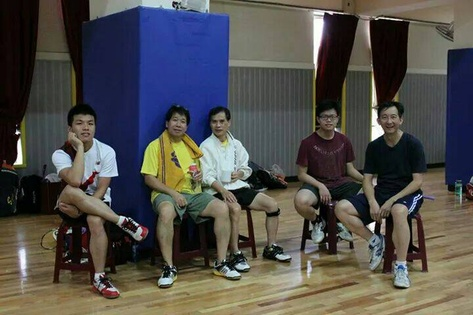
#> input picture src/images_face/teammates.jpg, 473 x 315 px, shrunk from 720 x 480 before the run, found by its file name
$ jupyter execute '09_07_Face Detection_opencv.ipynb'
#> lines starting #> are read from the running program, lines starting #| are printed output that depends on the picture; after the words box and inside, x2 and y2 are one past the last pixel; in counts of white or black regions, pixels touching at a corner belong together
# 脸部侦测(Face Detection)

## 载入相关套件

[cell 1]
# 载入相关套件
import cv2
from cv2 import CascadeClassifier
from cv2 import rectangle
import matplotlib.pyplot as plt
from cv2 import imread

## 载入级联分类器(face cascade file)

[cell 2]
# 载入脸部级联分类器(face cascade file)
face_cascade = './cascade_files/haarcascade_frontalface_alt.xml'
classifier = cv2.CascadeClassifier(face_cascade)

## 载入图档

[cell 3]
# 载入图档
image_file = "./images_face/teammates.jpg"
image = imread(image_file)
#> image is the input picture: shape (315, 473, 3); mean B, G, R 75, 78.2, 80.2

# OpenCV 预设为 BGR 色系，转为 RGB 色系
im_rgb = cv2.cvtColor(image, cv2.COLOR_BGR2RGB)

# 显示图像
plt.imshow(im_rgb)
plt.axis('off')
plt.show()

## 侦测脸部并显示图像

[cell 4]
# 侦测脸部
bboxes = classifier.detectMultiScale(image)
#> bboxes = [[377, 107, 25, 25], [317, 108, 24, 24], [167, 112, 23, 23], [207, 112, 25, 25], [72, 112, 28, 28], [28, 46, 56, 56]]
# 脸部加框
for box in bboxes:
    # 取得框的座标及宽高
    x, y, width, height = box
    x2, y2 = x + width, y + height
    # 加白色框
    rectangle(im_rgb, (x, y), (x2, y2), (255,255,255), 2)
#> this loop made 6 passes
#> (x, y, width, height, x2, y2) on passes 1 to 6: (377, 107, 25, 25, 402, 132), (317, 108, 24, 24, 341, 132), (167, 112, 23, 23, 190, 135), (207, 112, 25, 25, 232, 137), (72, 112, 28, 28, 100, 140), (28, 46, 56, 56, 84, 102)
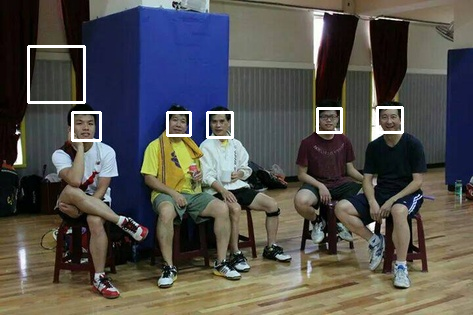
#> im_rgb: shape (315, 473, 3); mean R, G, B 83.1, 81, 77.9

# 显示图像
plt.imshow(im_rgb)
plt.axis('off')
plt.show()

## 载入另一图档

[cell 5]
# 载入图档
image_file = "./images_face/classmates.jpg"
image = imread(image_file)
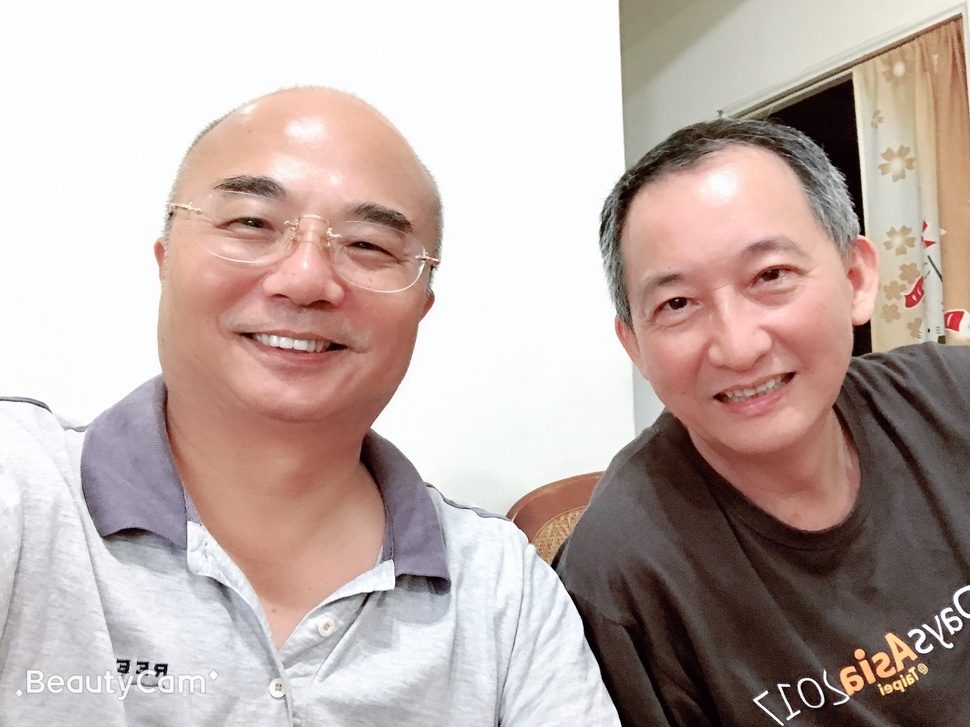
#> input picture src/images_face/classmates.jpg, 970 x 727 px, shrunk from 1478 x 1108 before the run, found by its file name
#> image is the input picture: shape (727, 970, 3); mean B, G, R 169, 174.1, 190.6

# OpenCV 预设为 BGR 色系，转为 RGB 色系
im_rgb = cv2.cvtColor(image, cv2.COLOR_BGR2RGB)
#> im_rgb: shape (727, 970, 3)

# 显示图像
plt.imshow(im_rgb)
plt.axis('off')
plt.show()

## 侦测脸部并显示图像

[cell 6]
# 侦测脸部
bboxes = classifier.detectMultiScale(image)
#> bboxes = [[582, 179, 282, 282], [167, 124, 284, 284]]
# 脸部加框
for box in bboxes:
    # 取得框的座标及宽高
    x, y, width, height = box
    x2, y2 = x + width, y + height
    # 加红色框
    rectangle(im_rgb, (x, y), (x2, y2), (255,0,0), 5)
#> this loop made 2 passes
#> (x, y, width, height, x2, y2) on passes 1 to 2: (582, 179, 282, 282, 864, 461), (167, 124, 284, 284, 451, 408)
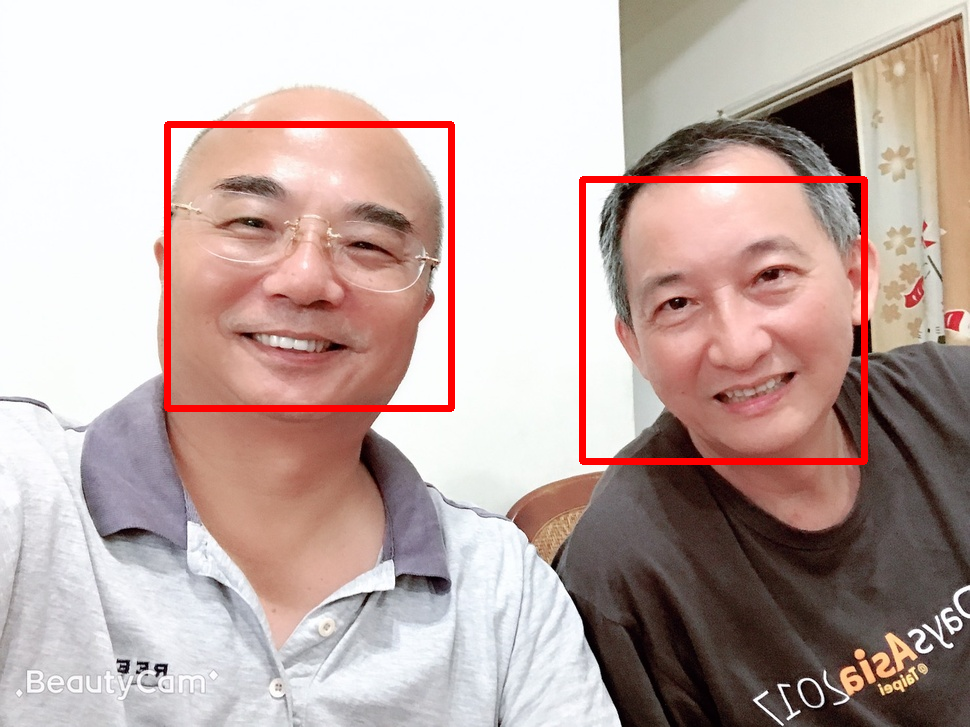
#> im_rgb: shape (727, 970, 3); mean R, G, B 191.9, 170.1, 165.2

# 显示图像
plt.imshow(im_rgb)
plt.axis('off')
plt.show()

## 载入眼睛及微笑级联分类器

[cell 7]
# 载入眼睛级联分类器(eye cascade file)
eye_cascade = './cascade_files/haarcascade_eye_tree_eyeglasses.xml'
eye_classifier = cv2.CascadeClassifier(eye_cascade)

# 载入微笑级联分类器(smile cascade file)
smile_cascade = './cascade_files/haarcascade_smile.xml'
smile_classifier = cv2.CascadeClassifier(smile_cascade)

## 侦测脸部并显示图像

[cell 8]
image_file = "./images_face/classmates.jpg"
image = imread(image_file)
# OpenCV 预设为 BGR 色系，转为 RGB 色系
im_rgb = cv2.cvtColor(image, cv2.COLOR_BGR2RGB)

# 显示图像
plt.imshow(im_rgb)
plt.axis('off')
plt.show()

[cell 9]
im_rgb_clone = im_rgb.copy()
# 侦测脸部
bboxes = classifier.detectMultiScale(image)
# 脸部加框
for box in bboxes:
    # 取得框的座标及宽高
    x, y, width, height = box
    x2, y2 = x + width, y + height
    # 加白色框
    rectangle(im_rgb_clone, (x, y), (x2, y2), (255,0,0), 5)

# 侦测微笑
# scaleFactor=2.5：扫描时每次缩减扫描视窗的尺寸比例。
# minNeighbors=20：每一个被选中的视窗至少要有邻近且合格的视窗数
bboxes = smile_classifier.detectMultiScale(image, 2.5, 20)
#> bboxes = [[243, 320, 90, 45]]
#微笑加框
for box in bboxes:
    # 取得框的座标及宽高
    x, y, width, height = box
    x2, y2 = x + width, y + height
    # 加白色框
    rectangle(im_rgb_clone, (x, y), (x2, y2), (255,0,0), 5)
#> this loop made 1 pass
#> (x, y, width, height, x2, y2) on pass 1: (243, 320, 90, 45, 333, 365)
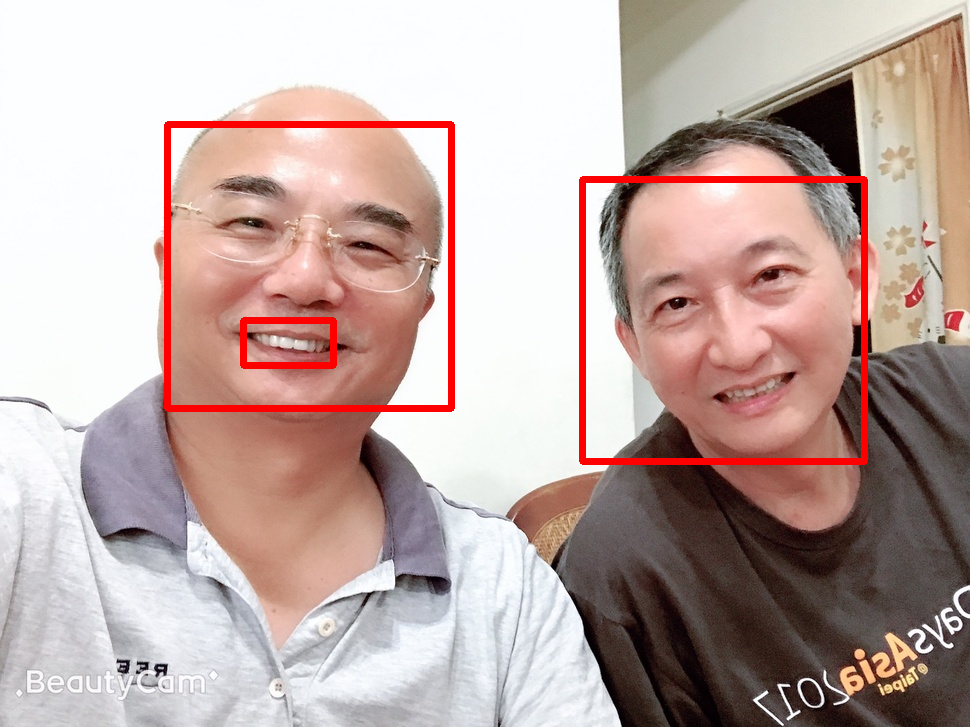
#> im_rgb_clone: shape (727, 970, 3); 0.27% of pixels changed, all inside (x1, y1, x2, y2) = (240, 317, 337, 369)
#     break

# 显示图像
plt.imshow(im_rgb_clone)
plt.axis('off')
plt.show()

[cell 10]
image_file = "./images_face/classmates.jpg"
image = imread(image_file)
# OpenCV 预设为 BGR 色系，转为 RGB 色系
im_rgb = cv2.cvtColor(image, cv2.COLOR_BGR2RGB)

# 显示图像
plt.imshow(im_rgb)
plt.axis('off')
plt.show()

[cell 11]
im_rgb_clone = im_rgb.copy()
# 侦测脸部
bboxes = classifier.detectMultiScale(image)
#> bboxes = [[582, 179, 282, 282], [167, 124, 284, 284]]
# 脸部加框
for box in bboxes:
    # 取得框的座标及宽高
    x, y, width, height = box
    x2, y2 = x + width, y + height
    # 加白色框
    rectangle(im_rgb_clone, (x, y), (x2, y2), (255,0,0), 5)

    # 侦测眼睛
    face_box = image[y:y2, x:x2]
    bboxes_eye = eye_classifier.detectMultiScale(face_box, 1.1, 5)
    # 加框
    for box_eye in bboxes_eye:
        # 取得框的座标及宽高
        x, y, width, height = box_eye
        x2, y2 = x + width, y + height
        # 加白色框
        rectangle(im_rgb_clone, (x+box[0], y+box[1]), (x2+box[0], y2+box[1]), (255,0,0), 5)

    # 侦测微笑
    # scaleFactor=2.5：扫描时每次缩减扫描视窗的尺寸比例。
    # minNeighbors=20：每一个被选中的视窗至少要有邻近且合格的视窗数
    bboxes_smile = smile_classifier.detectMultiScale(face_box, 2.5, 20, 0)
    # 加框
    for box_smile in bboxes_smile:
        # 取得框的座标及宽高
        x, y, width, height = box_smile
        x2, y2 = x + width, y + height
        # 加白色框
        rectangle(im_rgb_clone, (x+box[0], y+box[1]), (x2+box[0], y2+box[1]), (255,0,0), 5)
#> this loop made 2 passes
#> bboxes_eye on pass 1: [[67, 99, 53, 53], [162, 67, 61, 61]]
#> (bboxes_eye, bboxes_smile) on pass 2: ([[55, 68, 65, 65]], [[73, 196, 90, 45]])
#> pass 1, `face_box = image[y:y2, x:x2]`:
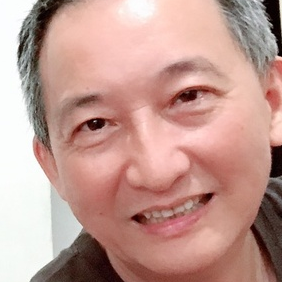
#> face_box: shape (282, 282, 3); mean B, G, R 145.7, 154.6, 193.9
#> pass 2, `face_box = image[y:y2, x:x2]`:
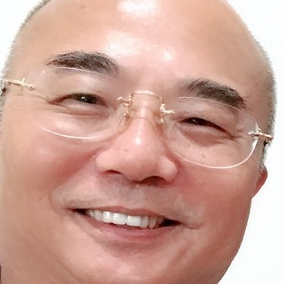
#> face_box: shape (284, 284, 3); mean B, G, R 150.2, 162.9, 205.1
#> after the loop:
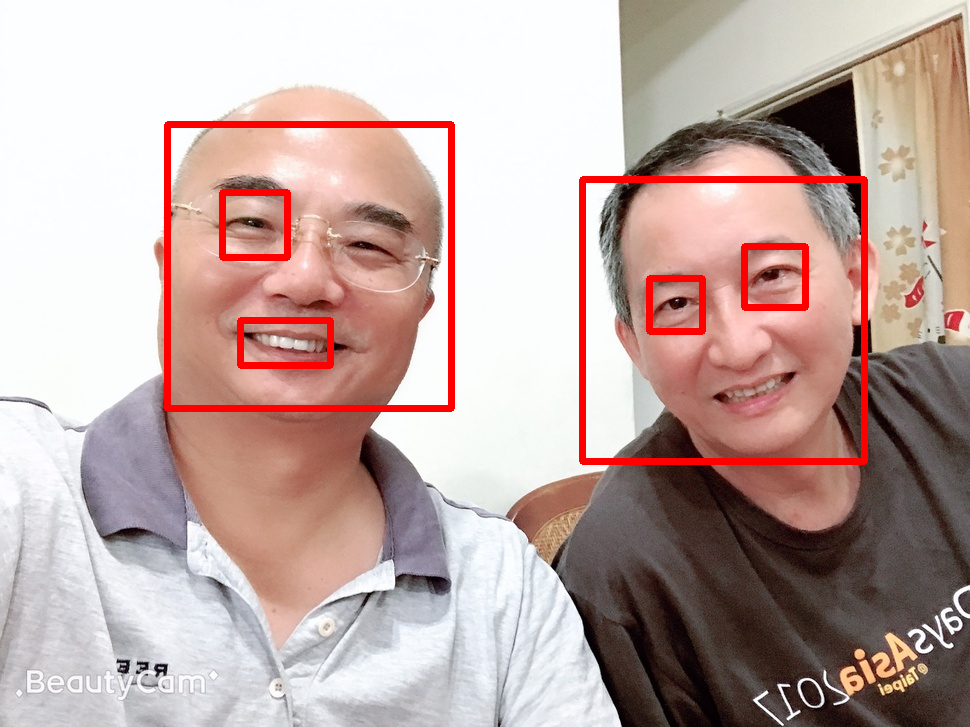
#> im_rgb_clone: shape (727, 970, 3); mean R, G, B 192.5, 168.7, 163.9

# 显示图像
plt.imshow(im_rgb_clone)
plt.axis('off')
plt.show()
